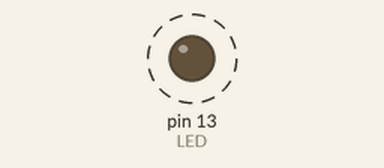
Simulated run of this program. Board: Arduino Uno, built with avr-gcc and run on an emulated ATmega328P. Parts: output pins drawn as LEDs (lit = HIGH). Dashed ring = blinking. Sleep ends after the set time or at an interrupt.

Above: at 0.5 s.
Timing chart, 0 to 4.7 s (numbered marks = the images above):
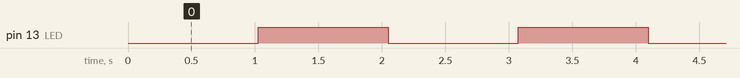

Measured:
- by itself, pin 13 (LED): alternates HIGH for 1.0 s and LOW for 1.0 s

The program:

main.cpp
```cpp
#include <Arduino.h>

#define LED       5
#define sleep     __asm__ __volatile__ ("sleep" "\n\t" :: );
#define wdt_reset __asm__ __volatile__ ("wdr" "\n\t" :: );

void blk_wdt();

void setup() {
  //Set up led
  DDRB |= (1 << LED);

  //Set up sleep mode (start with power down)
  SMCR |= (1 << SM1);
  //Turn off innecesaries modules
  PRR |= (1 << PRTWI); // Disconnect I2C when sleep
  //Set up watch dog timer
  cli();
  wdt_reset;

  WDTCSR = (1 << WDCE) | (1 << WDE);      // Allows configure wdt in 4 clk period
  WDTCSR = (1 << WDIE) | (11 << WDP1);    // Interrupt mode, 1 second period

  sei();

  //Sleep
  SMCR |= (1 << SE); //Sleep
  sleep;

/***************************/
  while(1){
    //Blink routine with wdt
    blk_wdt();
  }
/***************************/
}

void blk_wdt(){
  //Toggle led
  PORTB ^= (1 << LED);
  //wdt reset
  wdt_reset;
  //Sleep
  SMCR |= (1 << SE);
  sleep;
}

ISR(WDT_vect){
  SMCR &= ~(1 << SE); // Disable Sleep Mode
}
```
